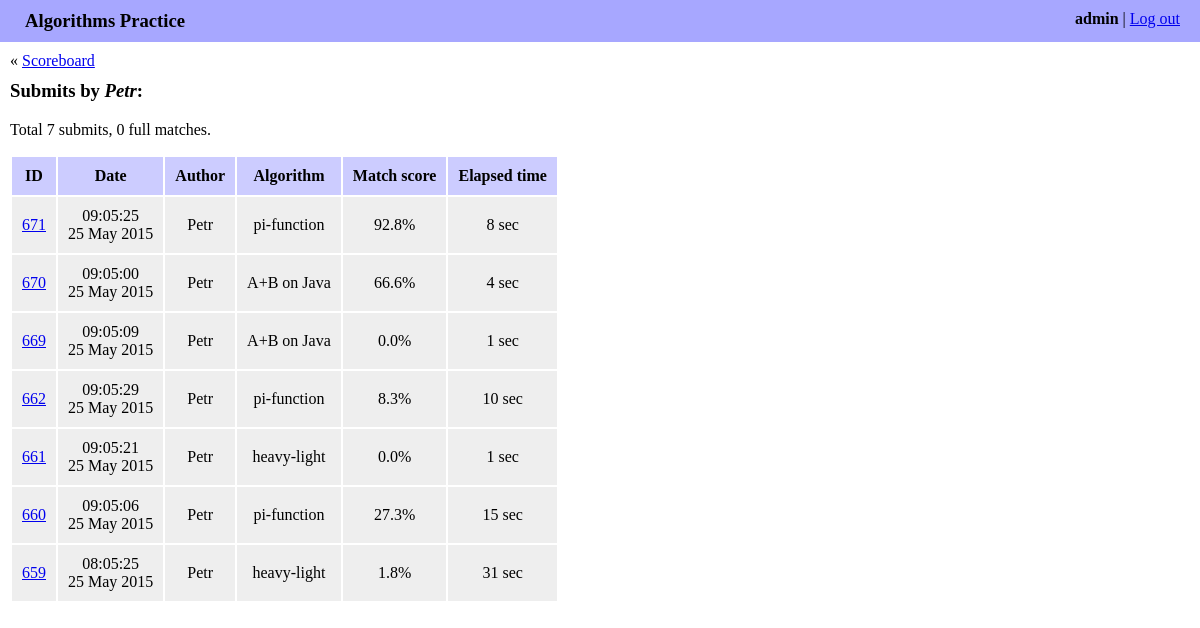
Page /algo/history/Petr/ (signed in) on the committed database.
### algo/models.py (models this page shows, shortened)
class Submit(models.Model):
    algorithm = models.ForeignKey(Algorithm)
    author = models.ForeignKey(User)
    date = models.DateTimeField(auto_now_add=True)
    elapsed_seconds = models.IntegerField()
    source_code = models.TextField()
    score = models.FloatField()

class Algorithm(models.Model):
    name = models.CharField(max_length=255)
    slug = models.SlugField(max_length=60)
    language = models.ForeignKey(Language)
    source_code = models.TextField()
    def __str__(self):
        return self.name

### algo/views.py (the view)
# urls.py: url(r'^history/(?P<author_username>[\w-]+)/$',
@login_required
def history(request, author_username, algorithm_slug=None):
    author = get_object_or_404(User,
                               username=author_username, groups__name='algo')
    if algorithm_slug is not None:
        algorithm = get_object_or_404(Algorithm, slug=algorithm_slug)
        submits = Submit.objects.filter(author=author, algorithm=algorithm)
    else:
        algorithm = None
        submits = Submit.objects.filter(author=author)
    submits = submits.order_by('-pk')
    full_matches_count = sum(1 for item in submits
                             if abs(item.score - 100) < EPS)
    return render(request, 'algo/history.html', {
        'algorithm': algorithm,
        'author': author,
        'full_matches_count': full_matches_count,
        'submits': submits,
    })

### algo/templates/algo/history.html (shortened to what this page needs)
{% extends "algo/base.html" %}
{% load staticfiles %}
{% block content %}
<div class="navigation_box">
    &laquo; <a href="{% url 'algo:index' %}">Scoreboard</a>
</div>
<h3>
    Submits
    by <i>{{ author.username }}</i>:
</h3>
<p>
    Total {{ submits|length }} submit{{ submits|length|pluralize }},
    {{ full_matches_count }} full match{{ full_matches_count|pluralize:"es" }}.
</p>
{% if submits %}
<table class="history_table">
    <thead>
        <th>ID</th>
        <th>Date</th>
        <th>Author</th>
        <th>Algorithm</th>
        <th>Match score</th>
        <th>Elapsed time</th>
    </thead>
    <tbody>
        {% for submit in submits %}
        <tr>
            <td>
                <a href="{% url 'algo:show_submit' submit.author.username submit.algorithm.slug submit.id %}">
                    {{ submit.id }}
                </a>
            </td>
            <td>
                {{ submit.date|date:"H:m:s" }}<br />
                {{ submit.date|date:"d M Y" }}
            </td>
            <td>{{ submit.author }}</td>
            <td>{{ submit.algorithm }}</td>
            <td>{{ submit.score|floatformat:1 }}%</td>
            <td>{{ submit.elapsed_seconds }} sec</td>
        </tr>
        {% endfor %}
    </tbody>
</table>
{% endif %}
{% endblock %}

### algo/templates/algo/base.html (shortened to what this page needs)
<!DOCTYPE html>
<html>
    <head>
        {% load staticfiles %}
        <link rel="stylesheet" href="{% static 'algo/style.css' %}">
    </head>
    <body>
        <div class="account_bar">
            <div class="account_info">
                <b>{{ request.user.username }}</b> | <a href="{% url 'logout' %}">Log out</a>
            </div>
            <div class="site_title">Algorithms Practice</div>
        </div>
        <div class="content">
        {% block content %}{% endblock %}
        </div>
    </body>
</html>

### algo/static/algo/style.css (style rules this page uses)
body { margin: 0; }
.account_bar { background-color: #a7a7ff; padding: 10px 20px 10px 25px; }
.account_info { float: right; }
.site_title { font-size: 14pt; font-weight: bold; }
.content { margin: 10px; }
h3 { margin-top: 10px; }
.history_table { text-align: center; }
.history_table th { background-color: #ccf; padding: 10px; }
.history_table td { background-color: #eee; padding: 10px; }

### rows in the picture
Submit: id "671", date "09:05:25", date "25 May 2015", author "Petr", algorithm "pi-function", score "92.8", elapsed_seconds "8"
Submit: id "670", date "09:05:00", date "25 May 2015", author "Petr", algorithm "A+B on Java", score "66.6", elapsed_seconds "4"
Submit: id "669", date "09:05:09", date "25 May 2015", author "Petr", algorithm "A+B on Java", score "0.0", elapsed_seconds "1"
Submit: id "662", date "09:05:29", date "25 May 2015", author "Petr", algorithm "pi-function", score "8.3", elapsed_seconds "10"
Submit: id "661", date "09:05:21", date "25 May 2015", author "Petr", algorithm "heavy-light", score "0.0", elapsed_seconds "1"
Submit: id "660", date "09:05:06", date "25 May 2015", author "Petr", algorithm "pi-function", score "27.3", elapsed_seconds "15"
Submit: id "659", date "08:05:25", date "25 May 2015", author "Petr", algorithm "heavy-light", score "1.8", elapsed_seconds "31"

### other values in the picture
{{ request.user.username }} "admin"
{{ author.username }} "Petr"
{{ submits|length }} "7"
{{ full_matches_count }} "0"
